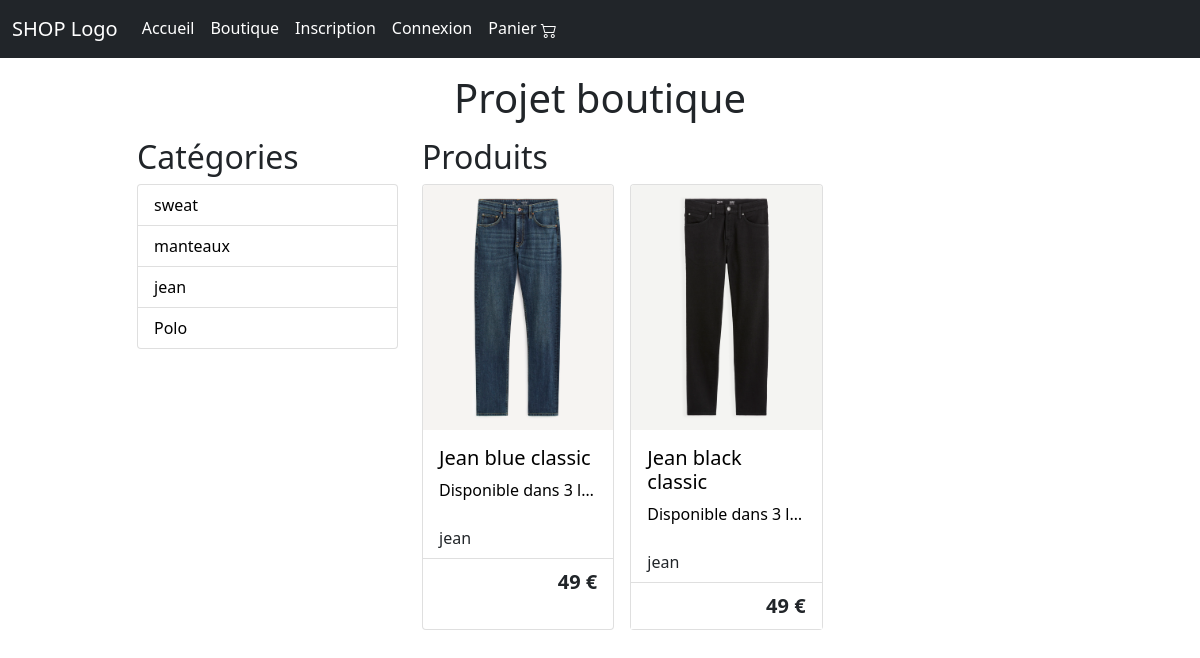
Screenshot of /?action=affichage&categorie=jean with the database file from the repository.
### tables this page shows
CREATE TABLE `produit` (
  `id_produit` int(3) NOT NULL,
  `reference` varchar(20) NOT NULL,
  `categorie` varchar(20) NOT NULL,
  `titre` varchar(100) NOT NULL,
  `description` text NOT NULL,
  `couleur` varchar(20) NOT NULL,
  `taille` varchar(10) NOT NULL,
  `genre` enum('m','f','mixte') NOT NULL,
  `photo` varchar(250) NOT NULL,
  `prix` int(6) NOT NULL,
  `stock` int(3) NOT NULL
);

### index.php (the view, shortened to what this page needs)
<?php
  require_once('./inc/init.php');
  $reqCategories = $pdo->query("SELECT DISTINCT categorie FROM produit");
  require_once('./inc/header.inc.php');
  require_once('./inc/nav.inc.php');
?>
<h1 class="m-3  text-center">Projet boutique</h1>
<div class="container shopPage" >
  <div class="row justify-content-center d=flex">
    <div class="col-3">
      <h2>Catégories</h2>
      <ul class="list-group">
        <?php while($cat = $reqCategories->fetch(PDO::FETCH_ASSOC)){
            echo "
            <li class=\"list-group-item\">
              <a href=\"?action=affichage&categorie=$cat[categorie]\" class=\"stretched-link\">$cat[categorie]</a>
            </li>
            ";
        } ?>
      </ul>
    </div>
    <div class="col-7">
      <h2>Produits</h2>
        <div class="row">
          <div class="col-12 d-flex flex-wrap">
<?php
          if(isset($_GET['action']) && $_GET['action'] == 'affichage'){
              $onceCat = $pdo->query("SELECT * FROM produit WHERE categorie = '$_GET[categorie]'");
              while($all = $onceCat->fetch(PDO::FETCH_ASSOC)){
                echo "
                <div class=\"card\" style=\"width: 30%; margin-bottom: 1rem; margin-right: 1rem;\">
                  <a href=\"produit.php?action=pageproduit&id_produit=$all[id_produit]\" style=\"cursor: pointer;\">
                    <img src=\"http://$all[photo]\" class=\"card-img-top\" alt=\"...\">
                    <div class=\"card-body\">
                      <h5 class=\"card-title\">$all[titre]</h5>
                      <p class=\"card-text text-truncate \">$all[description]</p>
                    </div>
                    <ul class=\"list-group list-group-flush\">
                    <li class=\"list-group-item\">$all[categorie]</li>
                      <li class=\"list-group-item text-end fs-5\"><strong>$all[prix] €</strong></li>
                    </ul>
                  </a>
                </div>
              ";
              }
          }
?>
          </div>
        </div>
    </div>
  </div>
</div>
<?php
  require_once('./inc/footer.inc.php');
?>

### style/style.css (style rules this page uses)
.shopPage a { text-decoration: none; color: black; }

### rows the page displays
produit: photo (picture), titre "Jean blue classic", description "Disponible dans 3 l…", categorie "jean", prix "49"
produit: photo (picture), titre "Jean black classic", description "Disponible dans 3 l…", categorie "jean", prix "49"

### other values shown
$cat[categorie] "sweat"
$cat[categorie] "manteaux"
$cat[categorie] "jean"
$cat[categorie] "Polo"
